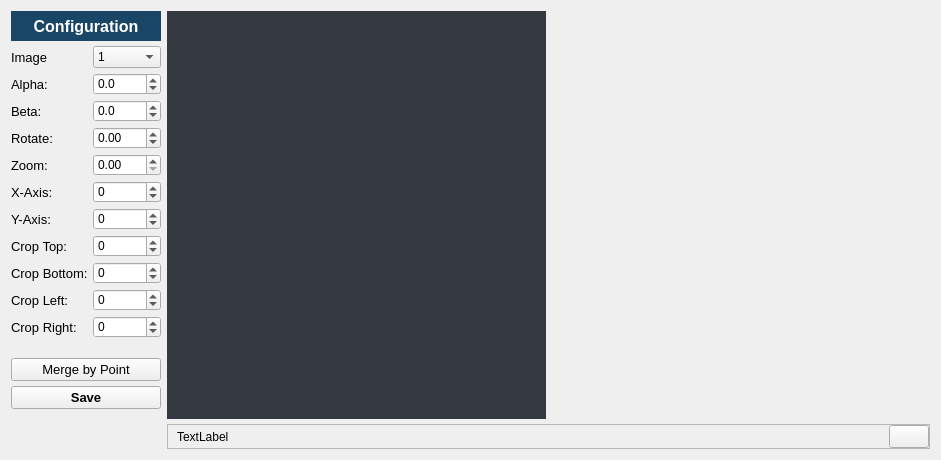
         <widget class="QWidget" name="page_calibration_bird_view">
          <layout class="QHBoxLayout" name="horizontalLayout_5">
           <item>
            <widget class="QFrame" name="frame_configuration_bird">
             <property name="maximumSize">
              <size>
               <width>200</width>
               <height>16777215</height>
              </size>
             </property>
             <property name="styleSheet">
              <string notr="true">border-color: rgb(255, 255, 255);</string>
             </property>
             <property name="frameShape">
              <enum>QFrame::NoFrame</enum>
             </property>
             <property name="frameShadow">
              <enum>QFrame::Plain</enum>
             </property>
             <layout class="QVBoxLayout" name="verticalLayout_21">
              <property name="spacing">
               <number>5</number>
              </property>
              <property name="leftMargin">
               <number>0</number>
              </property>
              <property name="topMargin">
               <number>0</number>
              </property>
              <property name="rightMargin">
               <number>0</number>
              </property>
              <property name="bottomMargin">
               <number>0</number>
              </property>
              <item>
               <widget class="QLabel" name="label_configuration_bird">
                <property name="minimumSize">
                 <size>
                  <width>0</width>
                  <height>30</height>
                 </size>
                </property>
                <property name="maximumSize">
                 <size>
                  <width>16777215</width>
                  <height>40</height>
                 </size>
                </property>
                <property name="font">
                 <font>
                  <pointsize>12</pointsize>
                  <weight>75</weight>
                  <bold>true</bold>
                 </font>
                </property>
                <property name="styleSheet">
                 <string notr="true">background-color: #194666;
color: #FFFFFF;</string>
                </property>
                <property name="frameShape">
                 <enum>QFrame::NoFrame</enum>
                </property>
                <property name="text">
                 <string>Configuration</string>
                </property>
                <property name="alignment">
                 <set>Qt::AlignCenter</set>
                </property>
               </widget>
              </item>
              <item>
               <layout class="QFormLayout" name="formLayout_bird">
                <item row="1" column="0">
                 <widget class="QLabel" name="label_12">
                  <property name="font">
                   <font>
                    <pointsize>10</pointsize>
                   </font>
                  </property>
                  <property name="text">
                   <string>Alpha:</string>
                  </property>
                 </widget>
                </item>
                <item row="2" column="0">
                 <widget class="QLabel" name="label_13">
                  <property name="font">
                   <font>
                    <pointsize>10</pointsize>
                   </font>
                  </property>
                  <property name="text">
                   <string>Beta:</string>
                  </property>
                 </widget>
                </item>
                <item row="4" column="0">
                 <widget class="QLabel" name="label_15">
                  <property name="font">
                   <font>
                    <pointsize>10</pointsize>
                   </font>
                  </property>
                  <property name="text">
                   <string>Zoom:</string>
                  </property>
                 </widget>
                </item>
                <item row="4" column="1">
                 <widget class="QDoubleSpinBox" name="zoom_bird">
                  <property name="maximum">
                   <double>20.000000000000000</double>
                  </property>
                  <property name="singleStep">
                   <double>0.010000000000000</double>
                  </property>
                 </widget>
                </item>
                <item row="3" column="0">
                 <widget class="QLabel" name="label_14">
                  <property name="font">
                   <font>
                    <pointsize>10</pointsize>
                   </font>
                  </property>
                  <property name="text">
                   <string>Rotate:</string>
                  </property>
                 </widget>
                </item>
                <item row="3" column="1">
                 <widget class="QDoubleSpinBox" name="rotate_bird">
                  <property name="decimals">
                   <number>2</number>
                  </property>
                  <property name="minimum">
                   <double>-180.000000000000000</double>
                  </property>
                  <property name="maximum">
                   <double>180.000000000000000</double>
                  </property>
                  <property name="singleStep">
                   <double>0.100000000000000</double>
                  </property>
                 </widget>
                </item>
                <item row="5" column="0">
                 <widget class="QLabel" name="label_16">
                  <property name="font">
                   <font>
                    <pointsize>10</pointsize>
                   </font>
                  </property>
                  <property name="text">
                   <string>X-Axis:</string>
                  </property>
                 </widget>
                </item>
                <item row="7" column="1">
                 <widget class="QSpinBox" name="crop_top_bird">
                  <property name="minimum">
                   <number>-1500</number>
                  </property>
                  <property name="maximum">
                   <number>1500</number>
                  </property>
                  <property name="value">
                   <number>0</number>
                  </property>
                 </widget>
                </item>
                <item row="8" column="1">
                 <widget class="QSpinBox" name="crop_bottom_bird">
                  <property name="minimum">
                   <number>-1500</number>
                  </property>
                  <property name="maximum">
                   <number>1500</number>
                  </property>
                 </widget>
                </item>
                <item row="6" column="0">
                 <widget class="QLabel" name="label_17">
                  <property name="font">
                   <font>
                    <pointsize>10</pointsize>
                   </font>
                  </property>
                  <property name="text">
                   <string>Y-Axis:</string>
                  </property>
                 </widget>
                </item>
                <item row="7" column="0">
                 <widget class="QLabel" name="label_18">
                  <property name="font">
                   <font>
                    <pointsize>10</pointsize>
                   </font>
                  </property>
                  <property name="text">
                   <string>Crop Top:</string>
                  </property>
                 </widget>
                </item>
                <item row="8" column="0">
                 <widget class="QLabel" name="label_19">
                  <property name="font">
                   <font>
                    <pointsize>10</pointsize>
                   </font>
                  </property>
                  <property name="text">
                   <string>Crop Bottom:</string>
                  </property>
                 </widget>
                </item>
                <item row="9" column="0">
                 <widget class="QLabel" name="label_20">
                  <property name="font">
                   <font>
                    <pointsize>10</pointsize>
                   </font>
                  </property>
                  <property name="text">
                   <string>Crop Left:</string>
                  </property>
                 </widget>
                </item>
                <item row="10" column="0">
                 <widget class="QLabel" name="label_21">
                  <property name="font">
                   <font>
                    <pointsize>10</pointsize>
                   </font>
                  </property>
                  <property name="text">
                   <string>Crop Right:</string>
                  </property>
                 </widget>
                </item>
                <item row="9" column="1">
                 <widget class="QSpinBox" name="crop_left_bird">
                  <property name="minimum">
                   <number>-1500</number>
                  </property>
                  <property name="maximum">
                   <number>1500</number>
                  </property>
                 </widget>
                </item>
                <item row="10" column="1">
                 <widget class="QSpinBox" name="crop_right_bird">
                  <property name="minimum">
                   <number>-1500</number>
                  </property>
                  <property name="maximum">
                   <number>1500</number>
                  </property>
                 </widget>
                </item>
                <item row="0" column="1">
                 <widget class="QComboBox" name="comboBox_image_bird">
                  <property name="mouseTracking">
                   <bool>true</bool>
                  </property>
                  <item>
                   <property name="text">
                    <string>1</string>
                   </property>
                  </item>
                  <item>
                   <property name="text">
                    <string>2</string>
                   </property>
                  </item>
                  <item>
                   <property name="text">
                    <string>3</string>
                   </property>
                  </item>
                  <item>
                   <property name="text">
                    <string>4</string>
                   </property>
                  </item>
                 </widget>
                </item>
                <item row="0" column="0">
                 <widget class="QLabel" name="label_11">
                  <property name="font">
                   <font>
                    <pointsize>10</pointsize>
                   </font>
                  </property>
                  <property name="text">
                   <string>Image</string>
                  </property>
                 </widget>
                </item>
                <item row="5" column="1">
                 <widget class="QSpinBox" name="x_axis_bird">
                  <property name="minimum">
                   <number>-1000</number>
                  </property>
                  <property name="maximum">
                   <number>3500</number>
                  </property>
                 </widget>
                </item>
                <item row="6" column="1">
                 <widget class="QSpinBox" name="y_axis_bird">
                  <property name="minimum">
                   <number>-1000</number>
                  </property>
                  <property name="maximum">
                   <number>3500</number>
                  </property>
                 </widget>
                </item>
                <item row="1" column="1">
                 <widget class="QDoubleSpinBox" name="alpha_bird">
                  <property name="decimals">
                   <number>1</number>
                  </property>
                  <property name="minimum">
                   <double>-90.000000000000000</double>
                  </property>
                  <property name="maximum">
                   <double>90.000000000000000</double>
                  </property>
                  <property name="singleStep">
                   <double>0.100000000000000</double>
                  </property>
                 </widget>
                </item>
                <item row="2" column="1">
                 <widget class="QDoubleSpinBox" name="beta_bird">
                  <property name="decimals">
                   <number>1</number>
                  </property>
                  <property name="minimum">
                   <double>-90.000000000000000</double>
                  </property>
                  <property name="maximum">
                   <double>90.000000000000000</double>
                  </property>
                 </widget>
                </item>
               </layout>
              </item>
              <item>
               <spacer name="verticalSpacer">
                <property name="orientation">
                 <enum>Qt::Horizontal</enum>
                </property>
                <property name="sizeHint" stdset="0">
                 <size>
                  <width>10</width>
                  <height>15</height>
                 </size>
                </property>
               </spacer>
              </item>
              <item>
               <widget class="QPushButton" name="btn_merge_point_bird">
                <property name="font">
                 <font>
                  <pointsize>10</pointsize>
                  <weight>50</weight>
                  <bold>false</bold>
                 </font>
                </property>
                <property name="styleSheet">
                 <string notr="true"/>
                </property>
                <property name="text">
                 <string>Merge by Point</string>
                </property>
               </widget>
              </item>
              <item>
               <widget class="QPushButton" name="btn_save_properties_birds_view">
                <property name="font">
                 <font>
                  <pointsize>10</pointsize>
                  <weight>75</weight>
                  <bold>true</bold>
                 </font>
                </property>
                <property name="styleSheet">
                 <string notr="true"/>
                </property>
                <property name="text">
                 <string>Save</string>
                </property>
               </widget>
              </item>
              <item>
               <spacer name="verticalSpacer_bird">
                <property name="orientation">
                 <enum>Qt::Vertical</enum>
                </property>
                <property name="sizeHint" stdset="0">
                 <size>
                  <width>20</width>
                  <height>40</height>
                 </size>
                </property>
               </spacer>
              </item>
             </layout>
            </widget>
           </item>
           <item>
            <widget class="QFrame" name="frame_calibration_bird">
             <property name="frameShape">
              <enum>QFrame::NoFrame</enum>
             </property>
             <property name="frameShadow">
              <enum>QFrame::Plain</enum>
             </property>
             <layout class="QVBoxLayout" name="verticalLayout_19">
              <property name="spacing">
               <number>5</number>
              </property>
              <property name="leftMargin">
               <number>0</number>
              </property>
              <property name="topMargin">
               <number>0</number>
              </property>
              <property name="rightMargin">
               <number>0</number>
              </property>
              <property name="bottomMargin">
               <number>0</number>
              </property>
              <item>
               <layout class="QVBoxLayout" name="verticalLayout_bird">
                <item>
                 <layout class="QHBoxLayout" name="horizontalLayout_9">
                  <item>
                   <widget class="QScrollArea" name="scroll_area_select_point">
                    <property name="sizePolicy">
                     <sizepolicy hsizetype="Preferred" vsizetype="Preferred">
                      <horstretch>0</horstretch>
                      <verstretch>0</verstretch>
                     </sizepolicy>
                    </property>
                    <property name="styleSheet">
                     <string notr="true">background-color:#343840;</string>
                    </property>
                    <property name="frameShape">
                     <enum>QFrame::NoFrame</enum>
                    </property>
                    <property name="widgetResizable">
                     <bool>true</bool>
                    </property>
                    <widget class="QWidget" name="scrollAreaWidgetContents_5">
                     <property name="geometry">
                      <rect>
                       <x>0</x>
                       <y>0</y>
                       <width>395</width>
                       <height>489</height>
                      </rect>
                     </property>
                     <layout class="QHBoxLayout" name="horizontalLayout_8">
                      <item>
                       <widget class="QLabel" name="label_image_selected_point">
                        <property name="sizePolicy">
                         <sizepolicy hsizetype="Expanding" vsizetype="Expanding">
                          <horstretch>0</horstretch>
                          <verstretch>0</verstretch>
                         </sizepolicy>
                        </property>
                        <property name="mouseTracking">
                         <bool>true</bool>
                        </property>
                        <property name="styleSheet">
                         <string notr="true"/>
                        </property>
                        <property name="frameShape">
                         <enum>QFrame::NoFrame</enum>
                        </property>
                        <property name="text">
                         <string/>
                        </property>
                        <property name="alignment">
                         <set>Qt::AlignCenter</set>
                        </property>
                       </widget>
                      </item>
                     </layout>
                    </widget>
                   </widget>
                  </item>
                  <item>
                   <widget class="QFrame" name="frame_calib_birds_view">
                    <property name="frameShape">
                     <enum>QFrame::NoFrame</enum>
                    </property>
                    <layout class="QHBoxLayout" name="horizontalLayout_bird">
                     <property name="spacing">
                      <number>5</number>
                     </property>
                     <property name="leftMargin">
                      <number>0</number>
                     </property>
                     <property name="topMargin">
                      <number>0</number>
                     </property>
                     <property name="rightMargin">
                      <number>0</number>
                     </property>
                     <property name="bottomMargin">
                      <number>0</number>
                     </property>
                     <item>
                      <widget class="QLabel" name="birds_view_bird">
                       <property name="frameShape">
                        <enum>QFrame::NoFrame</enum>
                       </property>
                       <property name="text">
                        <string/>
                       </property>
                      </widget>
                     </item>
                     <item>
                      <widget class="QLabel" name="overlay_image_bird">
                       <property name="frameShape">
                        <enum>QFrame::NoFrame</enum>
                       </property>
                       <property name="text">
                        <string/>
                       </property>
                      </widget>
                     </item>
                    </layout>
                   </widget>
                  </item>
                 </layout>
                </item>
                <item>
                 <widget class="QFrame" name="frame_btn_close_bird">
                  <property name="maximumSize">
                   <size>
                    <width>16777215</width>
                    <height>25</height>
                   </size>
                  </property>
                  <property name="frameShape">
                   <enum>QFrame::StyledPanel</enum>
                  </property>
                  <property name="frameShadow">
                   <enum>QFrame::Raised</enum>
                  </property>
                  <layout class="QHBoxLayout" name="horizontalLayout_27">
                   <property name="spacing">
                    <number>0</number>
                   </property>
                   <property name="topMargin">
                    <number>0</number>
                   </property>
                   <property name="rightMargin">
                    <number>0</number>
                   </property>
                   <property name="bottomMargin">
                    <number>0</number>
                   </property>
                   <item>
                    <widget class="QLabel" name="label_status_bar_bird">
                     <property name="text">
                      <string>TextLabel</string>
                     </property>
                    </widget>
                   </item>
                   <item>
                    <spacer name="horizontalSpacer_bird">
                     <property name="orientation">
                      <enum>Qt::Horizontal</enum>
                     </property>
                     <property name="sizeHint" stdset="0">
                      <size>
                       <width>660</width>
                       <height>20</height>
                      </size>
                     </property>
                    </spacer>
                   </item>
                   <item>
                    <widget class="QPushButton" name="btn_close_bird">
                     <property name="minimumSize">
                      <size>
                       <width>0</width>
                       <height>0</height>
                      </size>
                     </property>
                     <property name="maximumSize">
                      <size>
                       <width>40</width>
                       <height>16777215</height>
                      </size>
                     </property>
                     <property name="font">
                      <font>
                       <pointsize>10</pointsize>
                       <weight>75</weight>
                       <bold>true</bold>
                      </font>
                     </property>
                     <property name="styleSheet">
                      <string notr="true"/>
                     </property>
                     <property name="text">
                      <string/>
                     </property>
                    </widget>
                   </item>
                  </layout>
                 </widget>
                </item>
               </layout>
              </item>
             </layout>
            </widget>
           </item>
          </layout>
         </widget>
